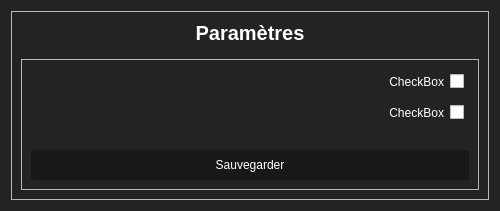
<?xml version="1.0" encoding="UTF-8"?>
<ui version="4.0">
 <class>settings</class>
 <widget class="QWidget" name="settings">
  <property name="windowModality">
   <enum>Qt::WindowModality::NonModal</enum>
  </property>
  <property name="geometry">
   <rect>
    <x>0</x>
    <y>0</y>
    <width>500</width>
    <height>211</height>
   </rect>
  </property>
  <property name="sizePolicy">
   <sizepolicy hsizetype="Preferred" vsizetype="Preferred">
    <horstretch>0</horstretch>
    <verstretch>0</verstretch>
   </sizepolicy>
  </property>
  <property name="minimumSize">
   <size>
    <width>50</width>
    <height>100</height>
   </size>
  </property>
  <property name="maximumSize">
   <size>
    <width>16777215</width>
    <height>16777215</height>
   </size>
  </property>
  <property name="windowTitle">
   <string>Form</string>
  </property>
  <property name="layoutDirection">
   <enum>Qt::LayoutDirection::LeftToRight</enum>
  </property>
  <property name="styleSheet">
   <string notr="true">QWidget#settings,QMainWindow{
	background: rgb(35, 35, 35);
}

QPushButton{
	border-radius: 2px;
	background: rgb(24, 24, 24);
	color: rgb(255, 255, 255);
}

QLabel#title{
	font-size: 20px;
	font-weight: bold;
}

QLabel,QCheckBox{
	color: white;
}

QCheckBox{
	padding: 5px;
}</string>
  </property>
  <layout class="QVBoxLayout" name="verticalLayout_2">
   <property name="sizeConstraint">
    <enum>QLayout::SizeConstraint::SetDefaultConstraint</enum>
   </property>
   <item alignment="Qt::AlignmentFlag::AlignTop">
    <widget class="QFrame" name="frame">
     <property name="frameShape">
      <enum>QFrame::Shape::StyledPanel</enum>
     </property>
     <property name="frameShadow">
      <enum>QFrame::Shadow::Raised</enum>
     </property>
     <layout class="QVBoxLayout" name="verticalLayout">
      <item>
       <widget class="QLabel" name="title">
        <property name="text">
         <string>Paramètres</string>
        </property>
        <property name="alignment">
         <set>Qt::AlignmentFlag::AlignCenter</set>
        </property>
       </widget>
      </item>
      <item>
       <spacer name="verticalSpacer_2">
        <property name="orientation">
         <enum>Qt::Orientation::Vertical</enum>
        </property>
        <property name="sizeHint" stdset="0">
         <size>
          <width>20</width>
          <height>10</height>
         </size>
        </property>
       </spacer>
      </item>
      <item>
       <widget class="QFrame" name="frame_2">
        <property name="frameShape">
         <enum>QFrame::Shape::StyledPanel</enum>
        </property>
        <property name="frameShadow">
         <enum>QFrame::Shadow::Raised</enum>
        </property>
        <layout class="QVBoxLayout" name="verticalLayout_3">
         <item>
          <widget class="QCheckBox" name="checkBox_2">
           <property name="layoutDirection">
            <enum>Qt::LayoutDirection::RightToLeft</enum>
           </property>
           <property name="text">
            <string>CheckBox</string>
           </property>
          </widget>
         </item>
         <item>
          <widget class="QCheckBox" name="checkBox">
           <property name="layoutDirection">
            <enum>Qt::LayoutDirection::RightToLeft</enum>
           </property>
           <property name="text">
            <string>CheckBox</string>
           </property>
          </widget>
         </item>
         <item>
          <spacer name="verticalSpacer">
           <property name="orientation">
            <enum>Qt::Orientation::Vertical</enum>
           </property>
           <property name="sizeHint" stdset="0">
            <size>
             <width>20</width>
             <height>20</height>
            </size>
           </property>
          </spacer>
         </item>
         <item>
          <widget class="QPushButton" name="pushButton">
           <property name="minimumSize">
            <size>
             <width>0</width>
             <height>30</height>
            </size>
           </property>
           <property name="cursor">
            <cursorShape>PointingHandCursor</cursorShape>
           </property>
           <property name="text">
            <string>Sauvegarder</string>
           </property>
          </widget>
         </item>
        </layout>
       </widget>
      </item>
     </layout>
    </widget>
   </item>
  </layout>
 </widget>
 <resources/>
 <connections/>
</ui>
